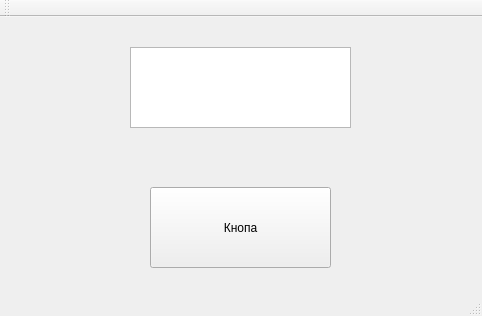
<?xml version="1.0" encoding="UTF-8"?>
<ui version="4.0">
 <class>MainWindow</class>
 <widget class="QMainWindow" name="MainWindow">
  <property name="geometry">
   <rect>
    <x>0</x>
    <y>0</y>
    <width>482</width>
    <height>316</height>
   </rect>
  </property>
  <property name="windowTitle">
   <string>MainWindow</string>
  </property>
  <widget class="QWidget" name="centralWidget">
   <widget class="QPushButton" name="pushButton">
    <property name="geometry">
     <rect>
      <x>150</x>
      <y>170</y>
      <width>181</width>
      <height>81</height>
     </rect>
    </property>
    <property name="text">
     <string>Кнопа</string>
    </property>
   </widget>
   <widget class="QTextBrowser" name="textBrowser">
    <property name="geometry">
     <rect>
      <x>130</x>
      <y>30</y>
      <width>221</width>
      <height>81</height>
     </rect>
    </property>
    <property name="font">
     <font>
      <pointsize>20</pointsize>
     </font>
    </property>
   </widget>
  </widget>
  <widget class="QMenuBar" name="menuBar">
   <property name="geometry">
    <rect>
     <x>0</x>
     <y>0</y>
     <width>482</width>
     <height>21</height>
    </rect>
   </property>
  </widget>
  <widget class="QToolBar" name="mainToolBar">
   <attribute name="toolBarArea">
    <enum>TopToolBarArea</enum>
   </attribute>
   <attribute name="toolBarBreak">
    <bool>false</bool>
   </attribute>
  </widget>
  <widget class="QStatusBar" name="statusBar"/>
 </widget>
 <layoutdefault spacing="6" margin="11"/>
 <resources/>
 <connections/>
</ui>
